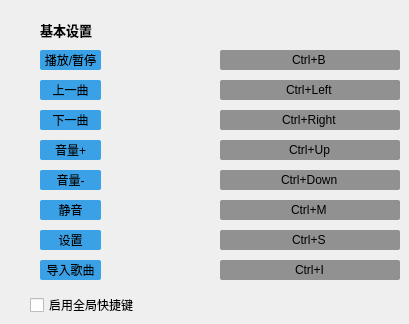
   <widget class="QWidget" name="second">
    <widget class="QLabel" name="baseSetShotKeyWidget">
     <property name="geometry">
      <rect>
       <x>40</x>
       <y>20</y>
       <width>60</width>
       <height>20</height>
      </rect>
     </property>
     <property name="styleSheet">
      <string notr="true">background-color:transparent;
font-size:13px;
font-weight:bold;</string>
     </property>
     <property name="text">
      <string>基本设置</string>
     </property>
    </widget>
    <widget class="QLabel" name="item_S1">
     <property name="geometry">
      <rect>
       <x>40</x>
       <y>50</y>
       <width>61</width>
       <height>20</height>
      </rect>
     </property>
     <property name="styleSheet">
      <string notr="true">background:#3BA1E6;border-radius:2px</string>
     </property>
     <property name="text">
      <string>播放/暂停</string>
     </property>
     <property name="alignment">
      <set>Qt::AlignCenter</set>
     </property>
    </widget>
    <widget class="MusicGlobalHotKeyEdit" name="item_S2">
     <property name="geometry">
      <rect>
       <x>220</x>
       <y>50</y>
       <width>180</width>
       <height>20</height>
      </rect>
     </property>
     <property name="styleSheet">
      <string notr="true">background:rgba(0, 0, 0, 100);border-radius:2px</string>
     </property>
     <property name="text">
      <string>Ctrl+B</string>
     </property>
     <property name="alignment">
      <set>Qt::AlignCenter</set>
     </property>
    </widget>
    <widget class="QLabel" name="item_S3">
     <property name="geometry">
      <rect>
       <x>40</x>
       <y>80</y>
       <width>61</width>
       <height>20</height>
      </rect>
     </property>
     <property name="styleSheet">
      <string notr="true">background:#3BA1E6;border-radius:2px</string>
     </property>
     <property name="text">
      <string>上一曲</string>
     </property>
     <property name="alignment">
      <set>Qt::AlignCenter</set>
     </property>
    </widget>
    <widget class="MusicGlobalHotKeyEdit" name="item_S4">
     <property name="geometry">
      <rect>
       <x>220</x>
       <y>80</y>
       <width>180</width>
       <height>20</height>
      </rect>
     </property>
     <property name="styleSheet">
      <string notr="true">background:rgba(0, 0, 0, 100);border-radius:2px</string>
     </property>
     <property name="text">
      <string>Ctrl+Left</string>
     </property>
     <property name="alignment">
      <set>Qt::AlignCenter</set>
     </property>
    </widget>
    <widget class="QLabel" name="item_S5">
     <property name="geometry">
      <rect>
       <x>40</x>
       <y>110</y>
       <width>61</width>
       <height>20</height>
      </rect>
     </property>
     <property name="styleSheet">
      <string notr="true">background:#3BA1E6;border-radius:2px</string>
     </property>
     <property name="text">
      <string>下一曲</string>
     </property>
     <property name="alignment">
      <set>Qt::AlignCenter</set>
     </property>
    </widget>
    <widget class="QLabel" name="item_S7">
     <property name="geometry">
      <rect>
       <x>40</x>
       <y>140</y>
       <width>61</width>
       <height>20</height>
      </rect>
     </property>
     <property name="styleSheet">
      <string notr="true">background:#3BA1E6;border-radius:2px</string>
     </property>
     <property name="text">
      <string>音量+</string>
     </property>
     <property name="alignment">
      <set>Qt::AlignCenter</set>
     </property>
    </widget>
    <widget class="QLabel" name="item_S9">
     <property name="geometry">
      <rect>
       <x>40</x>
       <y>170</y>
       <width>61</width>
       <height>20</height>
      </rect>
     </property>
     <property name="styleSheet">
      <string notr="true">background:#3BA1E6;border-radius:2px</string>
     </property>
     <property name="text">
      <string>音量-</string>
     </property>
     <property name="alignment">
      <set>Qt::AlignCenter</set>
     </property>
    </widget>
    <widget class="QLabel" name="item_S11">
     <property name="geometry">
      <rect>
       <x>40</x>
       <y>230</y>
       <width>61</width>
       <height>20</height>
      </rect>
     </property>
     <property name="styleSheet">
      <string notr="true">background:#3BA1E6;border-radius:2px</string>
     </property>
     <property name="text">
      <string>设置</string>
     </property>
     <property name="alignment">
      <set>Qt::AlignCenter</set>
     </property>
    </widget>
    <widget class="MusicGlobalHotKeyEdit" name="item_S6">
     <property name="geometry">
      <rect>
       <x>220</x>
       <y>110</y>
       <width>180</width>
       <height>20</height>
      </rect>
     </property>
     <property name="styleSheet">
      <string notr="true">background:rgba(0, 0, 0, 100);border-radius:2px</string>
     </property>
     <property name="text">
      <string>Ctrl+Right</string>
     </property>
     <property name="alignment">
      <set>Qt::AlignCenter</set>
     </property>
    </widget>
    <widget class="MusicGlobalHotKeyEdit" name="item_S8">
     <property name="geometry">
      <rect>
       <x>220</x>
       <y>140</y>
       <width>180</width>
       <height>20</height>
      </rect>
     </property>
     <property name="styleSheet">
      <string notr="true">background:rgba(0, 0, 0, 100);border-radius:2px</string>
     </property>
     <property name="text">
      <string>Ctrl+Up</string>
     </property>
     <property name="alignment">
      <set>Qt::AlignCenter</set>
     </property>
    </widget>
    <widget class="MusicGlobalHotKeyEdit" name="item_S10">
     <property name="geometry">
      <rect>
       <x>220</x>
       <y>170</y>
       <width>180</width>
       <height>20</height>
      </rect>
     </property>
     <property name="styleSheet">
      <string notr="true">background:rgba(0, 0, 0, 100);border-radius:2px</string>
     </property>
     <property name="text">
      <string>Ctrl+Down</string>
     </property>
     <property name="alignment">
      <set>Qt::AlignCenter</set>
     </property>
    </widget>
    <widget class="MusicGlobalHotKeyEdit" name="item_S12">
     <property name="geometry">
      <rect>
       <x>220</x>
       <y>230</y>
       <width>180</width>
       <height>20</height>
      </rect>
     </property>
     <property name="styleSheet">
      <string notr="true">background:rgba(0, 0, 0, 100);border-radius:2px</string>
     </property>
     <property name="text">
      <string>Ctrl+S</string>
     </property>
     <property name="alignment">
      <set>Qt::AlignCenter</set>
     </property>
    </widget>
    <widget class="MusicGlobalHotKeyEdit" name="item_S14">
     <property name="geometry">
      <rect>
       <x>220</x>
       <y>260</y>
       <width>180</width>
       <height>20</height>
      </rect>
     </property>
     <property name="styleSheet">
      <string notr="true">background:rgba(0, 0, 0, 100);border-radius:2px</string>
     </property>
     <property name="text">
      <string>Ctrl+I</string>
     </property>
     <property name="alignment">
      <set>Qt::AlignCenter</set>
     </property>
    </widget>
    <widget class="QLabel" name="item_S13">
     <property name="geometry">
      <rect>
       <x>40</x>
       <y>260</y>
       <width>61</width>
       <height>20</height>
      </rect>
     </property>
     <property name="styleSheet">
      <string notr="true">background:#3BA1E6;border-radius:2px</string>
     </property>
     <property name="text">
      <string>导入歌曲</string>
     </property>
     <property name="alignment">
      <set>Qt::AlignCenter</set>
     </property>
    </widget>
    <widget class="QCheckBox" name="globalHotkeyBox">
     <property name="geometry">
      <rect>
       <x>30</x>
       <y>295</y>
       <width>250</width>
       <height>20</height>
      </rect>
     </property>
     <property name="text">
      <string>启用全局快捷键</string>
     </property>
    </widget>
    <widget class="QLabel" name="item_S15">
     <property name="geometry">
      <rect>
       <x>40</x>
       <y>200</y>
       <width>61</width>
       <height>20</height>
      </rect>
     </property>
     <property name="styleSheet">
      <string notr="true">background:#3BA1E6;border-radius:2px</string>
     </property>
     <property name="text">
      <string>静音</string>
     </property>
     <property name="alignment">
      <set>Qt::AlignCenter</set>
     </property>
    </widget>
    <widget class="MusicGlobalHotKeyEdit" name="item_S16">
     <property name="geometry">
      <rect>
       <x>220</x>
       <y>200</y>
       <width>180</width>
       <height>20</height>
      </rect>
     </property>
     <property name="styleSheet">
      <string notr="true">background:rgba(0, 0, 0, 100);border-radius:2px</string>
     </property>
     <property name="text">
      <string>Ctrl+M</string>
     </property>
     <property name="alignment">
      <set>Qt::AlignCenter</set>
     </property>
    </widget>
   </widget>
